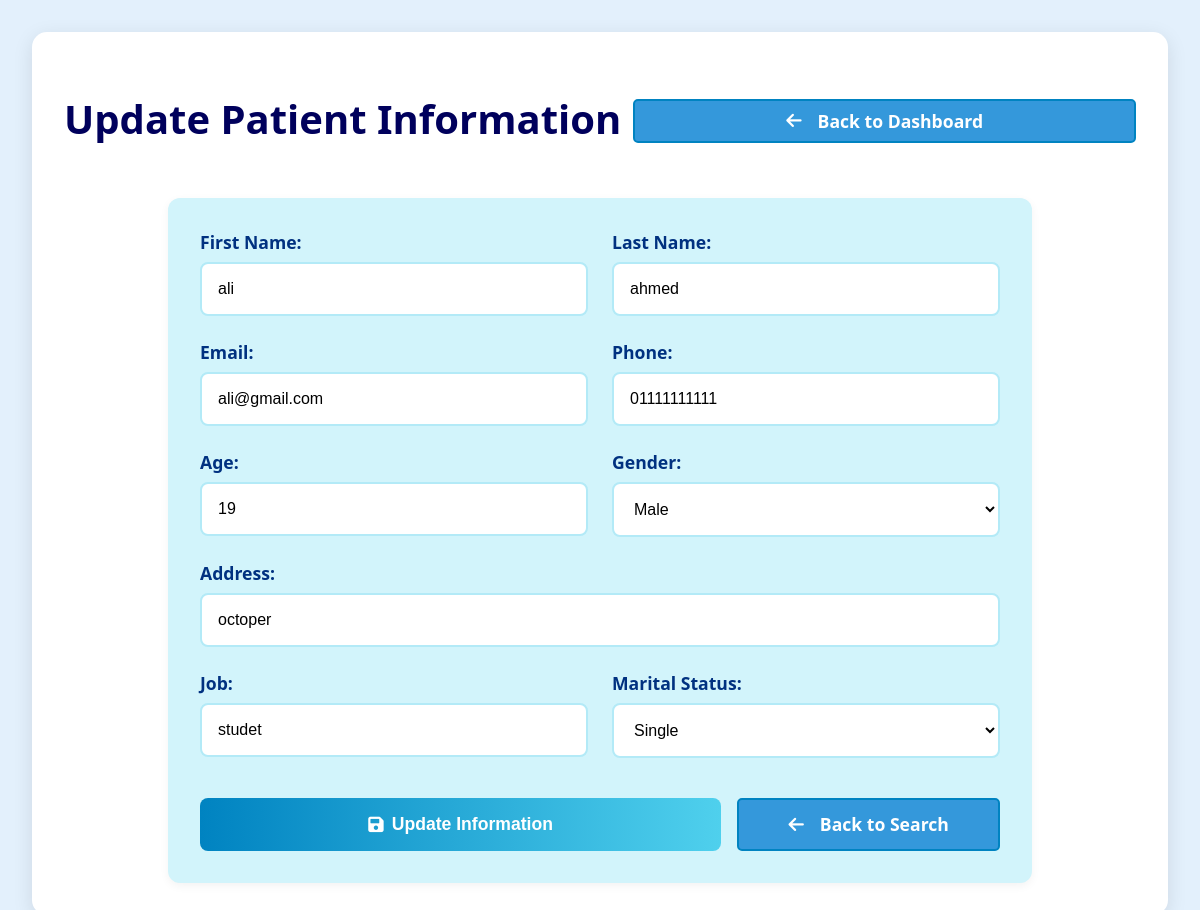
Screenshot of /View/manager_update_patient.php?id=3 (signed in) with the database file from the repository.
### tables this page shows
CREATE TABLE IF NOT EXISTS `patient` (
  `id` int NOT NULL AUTO_INCREMENT,
  `FN` varchar(100) DEFAULT NULL,
  `LN` varchar(100) DEFAULT NULL,
  `email` varchar(150) DEFAULT NULL,
  `phone` varchar(15) DEFAULT NULL,
  `password` varchar(255) NOT NULL,
  `age` int DEFAULT NULL,
  `idnumber` varchar(20) DEFAULT NULL,
  `NN` varchar(20) DEFAULT NULL,
  `address` varchar(255) DEFAULT NULL,
  `job` varchar(100) DEFAULT NULL,
  `gender` enum('male','female') DEFAULT NULL,
  `marital` enum('single','married') DEFAULT NULL,
  `flag_login` tinyint(1) DEFAULT '0',
  `plain_password` text,
  `photo` varchar(255) DEFAULT NULL,
  PRIMARY KEY (`id`),
  UNIQUE KEY `email` (`email`),
  UNIQUE KEY `phone` (`phone`),
  UNIQUE KEY `idnumber` (`idnumber`),
  UNIQUE KEY `NN` (`NN`)
);

### Model/Database.php (called while the page is built)
<?php
class Database {
    private $server = "localhost";
    private $username = "root";
    private $password = "";
    private $dbname = "out patient clinic";
    public function connectToDB() {
        try {
            $link = mysqli_connect($this->server, $this->username, $this->password, $this->dbname);
            if ($link) {
                mysqli_set_charset($link, 'utf8mb4');
                return $link;
            } else {
                error_log("Database connection failed: " . mysqli_connect_error());
                throw new Exception("Could not connect to database");
            }
        } catch (Exception $e) {
            error_log("Database error: " . $e->getMessage());
            throw $e;
        }
    }
}

### Model/Manager.php (called while the page is built, shortened)
<?php
require_once("Database.php");
class Manager {
    private $link;
    public function __construct() {
        $this->db = new Database();
        $this->link = $this->db->connectToDB();
    }
    public function searchPatientById($id)
    {
        $sql = "SELECT * FROM patient WHERE id = ?";
        if ($stmt = mysqli_prepare($this->link, $sql)) {
            mysqli_stmt_bind_param($stmt, "i", $id);
            if (mysqli_stmt_execute($stmt)) {
                $result = mysqli_stmt_get_result($stmt);
                if ($row = mysqli_fetch_assoc($result)) {
                    return $row;
                }
            }
        }
        return null;
    }
}
?>

### View/manager_update_patient.php (the view, shortened to what this page needs)
<?php
$patient_id = (int)$_GET['id'];
$manager = new Manager();
$patientData = $manager->searchPatientById($patient_id);
?>
<!DOCTYPE html>
<html lang="en">
<head>
    <link rel="stylesheet" href="css/style.css">
    <link rel="stylesheet" href="css/manger_update_patient.css">
    <link rel="stylesheet" href="https://cdnjs.cloudflare.com/ajax/libs/font-awesome/6.0.0/css/all.min.css">
</head>
<body>
    <main class="update-patient-container">
        <div class="update-section">
            <div class="header-actions">
                <h1>Update Patient Information</h1>
                <a href="manager_home.php" class="back-btn">
                    <i class="fas fa-arrow-left"></i> Back to Dashboard
                </a>
            </div>
            <div class="update-form-container">
                <form method="POST" action="" class="update-form">
                    <div class="form-row">
                        <div class="form-group">
                            <label for="first_name">First Name:</label>
                            <input type="text" id="first_name" name="first_name"
                                value="<?php echo htmlspecialchars($patientData['FN']); ?>" required>
                        </div>
                        <div class="form-group">
                            <label for="last_name">Last Name:</label>
                            <input type="text" id="last_name" name="last_name"
                                value="<?php echo htmlspecialchars($patientData['LN']); ?>" required>
                        </div>
                    </div>
                    <div class="form-row">
                        <div class="form-group">
                            <label for="email">Email:</label>
                            <input type="email" id="email" name="email"
                                value="<?php echo htmlspecialchars($patientData['email']); ?>" required>
                        </div>
                        <div class="form-group">
                            <label for="phone">Phone:</label>
                            <input type="tel" id="phone" name="phone"
                                value="<?php echo htmlspecialchars($patientData['phone']); ?>" required>
                        </div>
                    </div>
                    <div class="form-row">
                        <div class="form-group">
                            <label for="age">Age:</label>
                            <input type="number" id="age" name="age"
                                value="<?php echo htmlspecialchars($patientData['age']); ?>" required>
                        </div>
                        <div class="form-group">
                            <label for="gender">Gender:</label>
                            <select id="gender" name="gender" required>
                                <option value="Male" <?php echo $patientData['gender'] === 'Male' ? 'selected' : ''; ?>>
                                    Male</option>
                            </select>
                        </div>
                    </div>
                    <div class="form-group">
                        <label for="address">Address:</label>
                        <input type="text" id="address" name="address"
                            value="<?php echo htmlspecialchars($patientData['address']); ?>" required>
                    </div>
                    <div class="form-row">
                        <div class="form-group">
                            <label for="job">Job:</label>
                            <input type="text" id="job" name="job"
                                value="<?php echo htmlspecialchars($patientData['job']); ?>" required>
                        </div>
                        <div class="form-group">
                            <label for="marital">Marital Status:</label>
                            <select id="marital" name="marital" required>
                                <option value="Single" <?php echo $patientData['marital'] === 'Single' ? 'selected' : ''; ?>>Single</option>
                            </select>
                        </div>
                    </div>
                    <div class="form-actions">
                        <button type="submit" class="update-btn">
                            <i class="fas fa-save"></i> Update Information
                        </button>
                        <a href="search_patient.php" class="back-btn">
                            <i class="fas fa-arrow-left"></i> Back to Search
                        </a>
                    </div>
                </form>
            </div>
        </div>
    </main>
</body>
</html>

### View/css/style.css (style rules this page uses)
:root { --blue-1: #00005c; --blue-2: #003180; --blue-3: #005ca9; --blue-4: #0083c1; --blue-5: #00b2dd; --blue-6: #4fd0ed; --blue-7: #8be0f4; --blue-8: #b3eaf7; --blue-9: #d2f4fb; }
body, html { height: 100%; margin: 0; padding: 0; font-family: 'Segoe UI', Tahoma, Geneva, Verdana, sans-serif; background: #e3f0fc; }
body { padding-top: 150px; }
.header-actions { display: flex; align-items: center; gap: 12px; }

### View/css/manger_update_patient.css (style rules this page uses)
:root { --blue-1: #00005c; --blue-2: #003180; --blue-3: #005ca9; --blue-4: #0083c1; --blue-5: #00b2dd; --blue-6: #4fd0ed; --blue-7: #8be0f4; --blue-8: #b3eaf7; --blue-9: #d2f4fb; }
body { margin: 0; padding: 0; min-height: 100vh; background: #e3f0fc; font-family: 'Segoe UI', Tahoma, Geneva, Verdana, sans-serif; }
.update-patient-container { max-width: 1200px; margin: 0 auto; padding: 2rem; min-height: 100vh; display: flex; align-items: center; justify-content: center; }
.update-section { background: #fff; border-radius: 15px; box-shadow: 0 5px 20px rgba(0, 0, 0, 0.1); padding: 2rem; width: 100%; }
.update-section h1 { color: var(--blue-1); text-align: center; margin-bottom: 2rem; font-size: 2.5em; font-weight: 700; font-family: 'Segoe UI', sans-serif; }
.update-form-container { max-width: 800px; margin: 0 auto; background: var(--blue-9); padding: 2rem; border-radius: 12px; box-shadow: 0 3px 10px rgba(0, 0, 0, 0.05); }
.update-form { display: flex; flex-direction: column; gap: 1.5rem; }
.form-row { display: grid; grid-template-columns: 1fr 1fr; gap: 1.5rem; }
.form-group { display: flex; flex-direction: column; gap: 0.5rem; }
.form-group label { font-weight: 600; color: var(--blue-2); font-size: 1.1rem; }
.form-group input, .form-group select { padding: 1rem; border: 2px solid var(--blue-8); border-radius: 8px; font-size: 1rem; transition: all 0.3s ease; background: #fff; }
.form-actions { display: flex; gap: 1rem; margin-top: 1rem; }
.update-btn, .back-btn { padding: 1rem 2rem; border-radius: 8px; font-size: 1.1rem; font-weight: 600; cursor: pointer; transition: all 0.3s ease; display: flex; align-items: center; justify-content: center; gap: 0.5rem; text-decoration: none; }
.update-btn { background: linear-gradient(90deg, var(--blue-4) 0%, var(--blue-6) 100%); color: white; border: none; flex: 2; }
.back-btn { background: #fff; color: var(--blue-4); border: 2px solid var(--blue-4); flex: 1; }
.header-actions { display: flex; justify-content: space-between; align-items: center; margin-bottom: 20px; }
.back-btn { display: inline-flex; align-items: center; padding: 8px 15px; background-color: #3498db; color: white; text-decoration: none; border-radius: 5px; transition: background-color 0.3s; }
.back-btn i { margin-right: 8px; }

### rows the page displays
patient: first_name "ali", last_name "ahmed", email "ali@gmail.com", phone "01111111111", age "19", address "octoper", job "studet"
